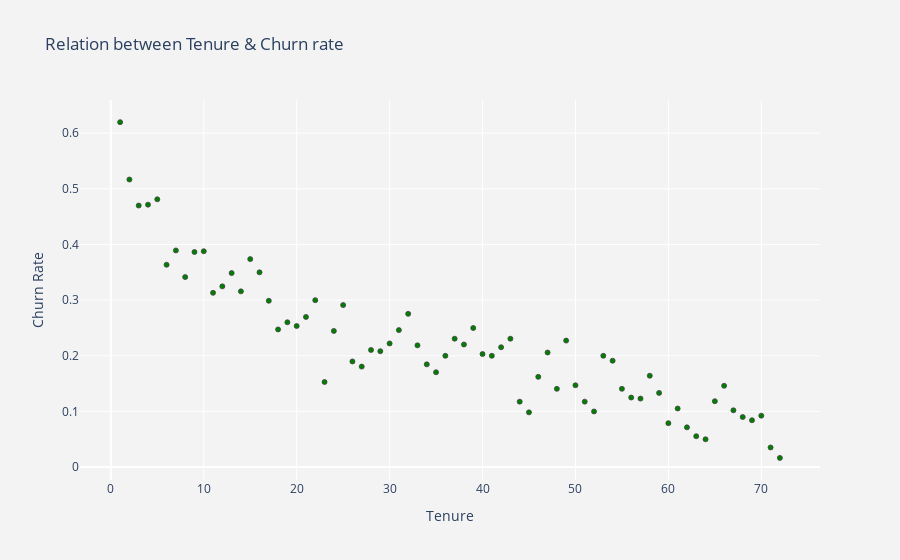

Notebook source saved alongside this figure:
### Code cell
# Visualize Relation between Tenure & Churn rate
plot_by_tenure = churn_dataset.groupby('tenure').Churn.mean().reset_index()
plot_data = [
    go.Scatter(
        x=plot_by_tenure['tenure'],
        y=plot_by_tenure['Churn'],
        mode='markers',
        name='Low',
        marker= dict(size= 5,
            line= dict(width=0.8),
            color= 'green'
           ),
    )
]
plot_layout = go.Layout(
        yaxis= {'title': "Churn Rate"},
        xaxis= {'title': "Tenure"},
        title='Relation between Tenure & Churn rate',
        plot_bgcolor  = "rgb(243,243,243)",
        paper_bgcolor  = "rgb(243,243,243)",
    )
fig = go.Figure(data=plot_data, layout=plot_layout)
po.iplot(fig)

### Figure 1 — Plotly figure (JSON) as saved in the notebook; plotly's stock layout.template omitted (floating-point values rounded to 4 significant figures)
{"data": [{"marker": {"color": "green", "line": {"width": 0.8}, "size": 5}, "mode": "markers", "name": "Low", "type": "scatter", "x": [1, 2, 3, 4, 5, 6, 7, 8, 9, 10, 11, 12, 13, 14, 15, 16, 17, 18, 19, 20, 21, 22, 23, 24, 25, 26, 27, 28, 29, 30, 31, 32, 33, 34, 35, 36, 37, 38, 39, 40, 41, 42, 43, 44, 45, 46, 47, 48, 49, 50, 51, 52, 53, 54, 55, 56, 57, 58, 59, 60, 61, 62, 63, 64, 65, 66, 67, 68, 69, 70, 71, 72], "y": [0.6199, 0.5168, 0.47, 0.4716, 0.4812, 0.3636, 0.3893, 0.3415, 0.3866, 0.3879, 0.3131, 0.3248, 0.3486, 0.3158, 0.3737, 0.35, 0.2989, 0.2474, 0.2603, 0.2535, 0.2698, 0.3, 0.1529, 0.2447, 0.2911, 0.1899, 0.1806, 0.2105, 0.2083, 0.2222, 0.2462, 0.2754, 0.2188, 0.1846, 0.1705, 0.2, 0.2308, 0.2203, 0.25, 0.2031, 0.2, 0.2154, 0.2308, 0.1176, 0.09836, 0.1622, 0.2059, 0.1406, 0.2273, 0.1471, 0.1176, 0.1, 0.2, 0.1912, 0.1406, 0.125, 0.1231, 0.1642, 0.1333, 0.07895, 0.1053, 0.07143, 0.05556, 0.05, 0.1184, 0.1461, 0.102, 0.09, 0.08421, 0.09244, 0.03529, 0.01657]}], "layout": {"paper_bgcolor": "rgb(243,243,243)", "plot_bgcolor": "rgb(243,243,243)", "title": {"text": "Relation between Tenure & Churn rate"}, "xaxis": {"title": {"text": "Tenure"}}, "yaxis": {"title": {"text": "Churn Rate"}}}}
